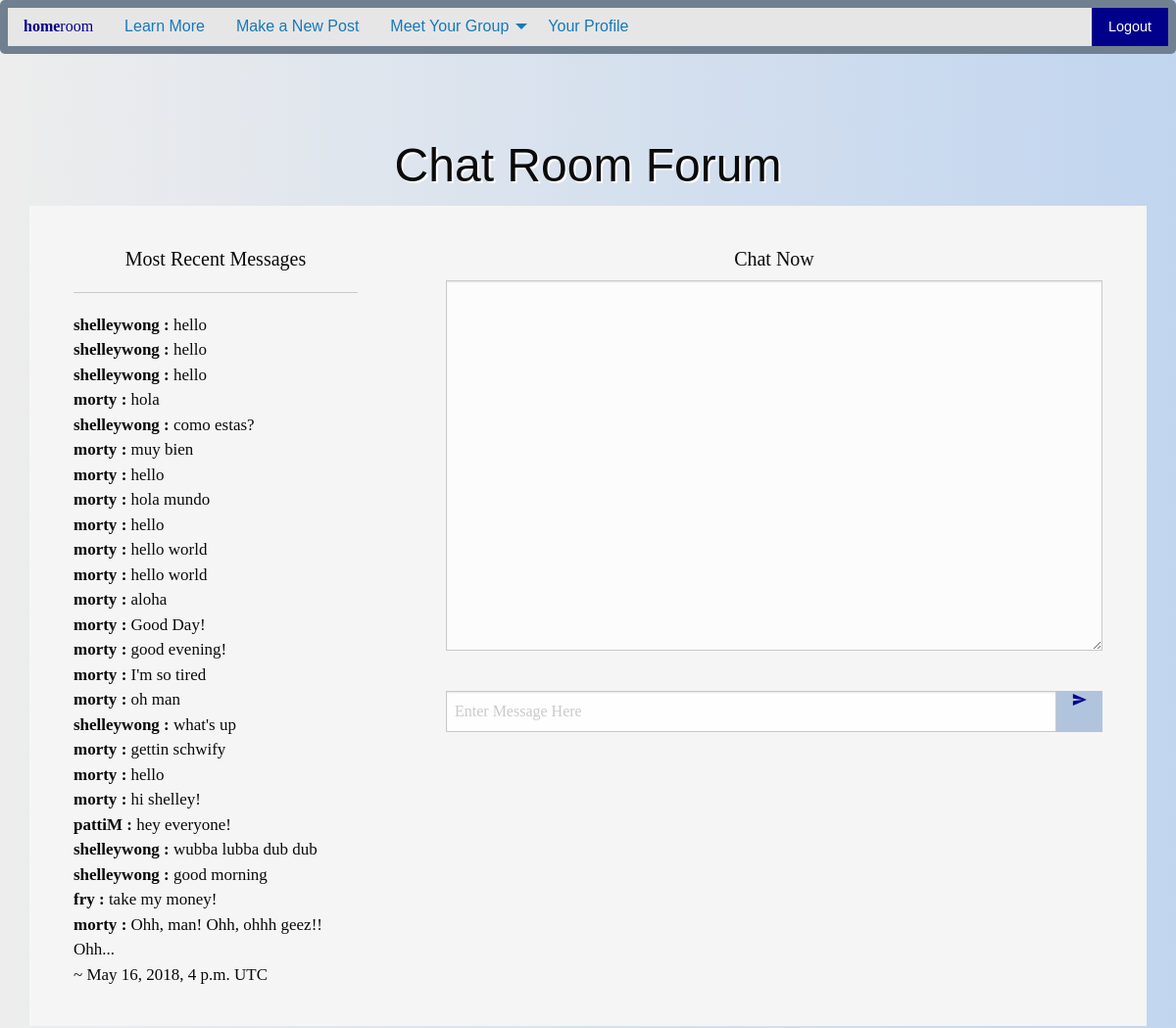
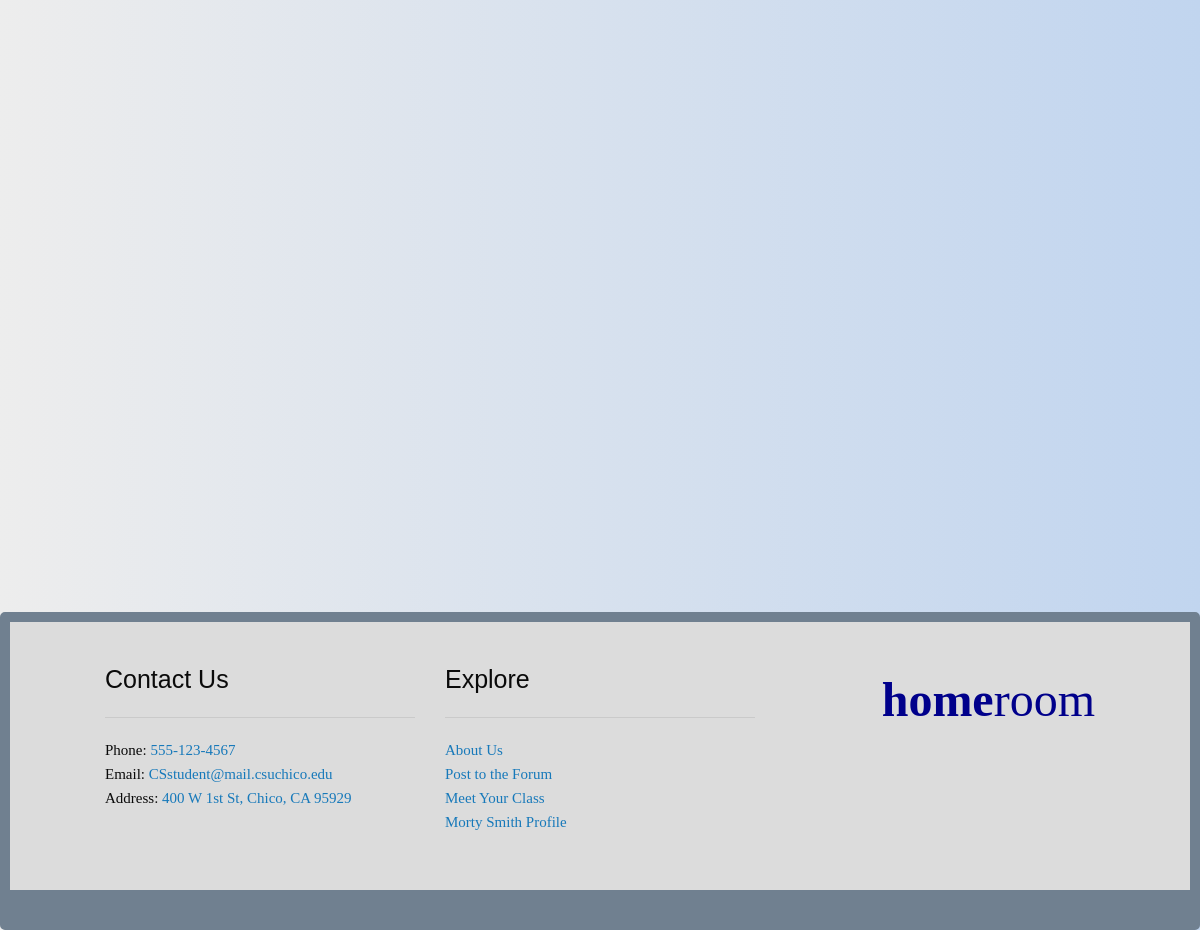
The page /chat/chatroom/ (signed in) on the database its author committed (2 pictures, top to bottom).
### myapp/models.py (models this page shows, shortened)
class Chat_Model(models.Model):
    author = models.ForeignKey(
        User,
        on_delete=models.CASCADE
    )
    message = models.TextField()
    message_html = models.TextField()
    created_on = models.DateTimeField(auto_now_add=True, blank=True)

### myapp/views.py (the view)
# urls.py: path('chat/chatroom/', views.chatroom, name='chatroom'),
@login_required(login_url='/login/')
def chatroom(request):
    chat_queryset = Chat_Model.objects.order_by("-created_on")[:25]
    chat_message_count = len(chat_queryset)
    if chat_message_count > 0:
        first_message_id = chat_queryset[len(chat_queryset)-1].id
    else:
        first_message_id = -1
    previous_id = -1
    if first_message_id != -1:
        try:
            previous_id = Chat_Model.objects.filter(
                pk__lt=first_message_id).order_by(
                "-pk")[:1][0].id
        except IndexError:
            previous_id = -1
    chat_messages = reversed(chat_queryset)
    most_recent = chat_queryset[0]
    u = User.objects.get(username=request.user)
    current_user = u.first_name
    user_list = User.objects.all()
    student_list = Student_Model.objects.all()
    context = {
        'most_recent':most_recent,
        'chat_messages': chat_messages,
        'first_message_id' : previous_id,
        'current_user':mark_safe(json.dumps(current_user)),
        'user_list':user_list,
        'student_list':student_list
    }
    return render(request, "chat/chatroom.html",context)

### myapp/templates/chat/chatroom.html (shortened to what this page needs)
{% extends "base.html" %}
{% load static %}
{% block body %}
  <div class="grid-container" id="main-body">
    <div class="grid-y medium-grid-frame">
      <div class="cell shrink header medium-cell-block-container">
        <h1 class="text-center sans-serif-text shadowed">Chat Room Forum</h1>
      </div>
      <div class="cell medium-auto medium-cell-block-container">
        <div class="grid-x grid-padding-x">
          <div class="cell medium-4 medium-cell-block-y main-text">
            <div class="main-text serif-text">
              <h5 class="serif-text text-center">Most Recent Messages</h5>
              <hr>
              {% for message in chat_messages %}
                <strong>{{ message.author }} : </strong>
                {{ message.message_html|safe }}
                <br>
              {% endfor %}
              ~ {{ most_recent.created_on }} UTC
            </div>
          </div>
          <div class="cell medium-8 medium-cell-block-y main-text">
            <div class="main-text serif-text">
              <h5 class="serif-text text-center">Chat Now</h5>
                <textarea readonly id="chat-log" cols="100" rows="15"></textarea>
                <br>
                <div class="serif-text input-group">
                  <input id="chat-message-input" type="text" size="100"
                    class="input-group-field searchfield"
                    style="font-size:16px;" placeholder="Enter Message Here">
                  <button id="chat-message-submit"
                    class="input-group-button button buttonL" value="Send">
                    <i class="material-icons" style="font-size:16px;">send</i>
                  </button>
                </div>
            </div>
          </div>
        </div>
      </div>
    </div>
  </div>
{% endblock %}

### chat/templates/base.html (shortened to what this page needs)
{% load static %}
<!DOCTYPE html>
<html class="no-js" lang="en" dir="ltr">
  <head>
    <link rel="stylesheet" href="{% static "/css/foundation.css" %}">
    <link rel="stylesheet" href="{% static "css/app.css" %}">
  </head>
  <body>
      <div class="top-bar" id="main-menu">
        <div class="top-bar-left">
          <ul class="vertical medium-horizontal dropdown menu" data-dropdown-menu>
            <a class="logo" href="/"><b>home</b>room</a>
            <li class="has-submenu">
              <a href="/about/">Learn More</a>
            </li>
            {% if user.is_authenticated %}
            <li class="has-submenu">
              <a href="/forum/">Make a New Post</a>
            </li>
            <li class="has-submenu">
              <a href="/meet/">Meet Your Group</a>
            </li>
            <li class="has-submenu">
              <a href="/profile/">Your Profile</a>
            </li>
            {% endif %}
          </ul>
        </div>
        <div class="top-bar-right">
          <ul class="vertical medium-horizontal menu">
            {% if user.is_authenticated %}
            <li><a href="/logout/" class="button buttonR">Logout</a></li>
            {% else %}
            <li><a href="/login/" class="button buttonL">Login</a></li>
            <li><a href="/register/" class="button buttonR">Register</a></li>
            {% endif %}
          </ul>
        </div>
      </div>
    {% block body %}{% endblock %}
      <div>
        <footer class="cell shrink footer">
          <div id="foot-body">
            <div class="grid-x grid-padding-x foot-text">
              <div class="cell large-4 medium-6">
                <h4 class="text-left sans-serif-text">Contact Us</h4>
                <hr>
                <p class="serif-text">Phone: <a href="#">555-123-4567</a><br>
                  Email: <a href="#">CSstudent@mail.csuchico.edu</a><br>
                  Address: <a href="#">400 W 1st St, Chico, CA 95929</a>
                </p>
              </div>
              <div class="cell large-4 medium-6">
                <h4 class="text-left sans-serif-text">Explore</h4>
                <hr>
                <p class="serif-text">
                  <a href="/about/">About Us</a><br>
                  {% if user.is_authenticated %}
                  <a href="/forum/">Post to the Forum</a><br>
                  <a href="/meet/">Meet Your Class</a><br>
                  <a href="/profile/">{{ user.first_name }} {{ user.last_name }} Profile</a>
                  {%  endif %}
                </p>
              </div>
              <div class="cell auto large-text-right">
                <h1><a class="logo" href="/"><b>home</b>room</a></h1>
              </div>
            </div>
          </div>
        </footer>
      </div>
  </body>
</html>

### myapp/static/css/app.css (style rules this page uses)
body { background: linear-gradient(to right, #EDEDED, #C1D5EF); overflow-x: hidden; }
textarea#chat-log { background: #FCFCFC; }
.sans-serif-text { font-family: "Optima", sans-serif; }
.serif-text { font-family: "Garamond", serif; }
.shadowed { text-shadow: 2px 2px #FFFFFF; }
.buttonL { color: #00008B; background: #B0C4DE; }
.buttonR { background: #00008B; }
.top-bar { font-family: "Optima", sans-serif; background: #708090; border-radius: 5px; }
.logo { font-family: "AmericanTypewriter"; color: #00008B; }
#main-body { padding: 80px 30px; }
.main-text { font-size: 17px; padding: 20px 30px; background: #F5F5F5; }
.searchfield { width: 100%; border: 1px solid #c9c9c9; border-radius: 25px; }
#foot-body { border-style: solid; border-width: 10px; border-bottom: 40px solid #708090; border-radius: 5px; border-color: #708090; padding: 20px 0px; background: #DCDCDC; }
.foot-text { font-size: 15px; padding: 20px 80px; }

### rows shown on the page
Chat_Model: author "shelleywong", message_html "hello"
Chat_Model: author "shelleywong", message_html "hello"
Chat_Model: author "shelleywong", message_html "hello"
Chat_Model: author "morty", message_html "hola"
Chat_Model: author "shelleywong", message_html "como estas?"
Chat_Model: author "morty", message_html "muy bien"
Chat_Model: author "morty", message_html "hello"
Chat_Model: author "morty", message_html "hola mundo"
Chat_Model: author "morty", message_html "hello"
Chat_Model: author "morty", message_html "hello world"
Chat_Model: author "morty", message_html "hello world"
Chat_Model: author "morty", message_html "aloha"
Chat_Model: author "morty", message_html "Good Day!"
Chat_Model: author "morty", message_html "good evening!"
Chat_Model: author "morty", message_html "I'm so tired"
Chat_Model: author "morty", message_html "oh man"
Chat_Model: author "shelleywong", message_html "what's up"
Chat_Model: author "morty", message_html "gettin schwify"
Chat_Model: author "morty", message_html "hello"
Chat_Model: author "morty", message_html "hi shelley!"
Chat_Model: author "pattiM", message_html "hey everyone!"
Chat_Model: author "shelleywong", message_html "wubba lubba dub dub"
Chat_Model: author "shelleywong", message_html "good morning"
Chat_Model: author "fry", message_html "take my money!"
Chat_Model: author "morty", message_html "Ohh, man! Ohh, ohhh geez!! Ohh...", created_on "May 16, 2018, 4 p.m."

### other values the page prints
{{ user.first_name }} "Morty"
{{ user.last_name }} "Smith"
